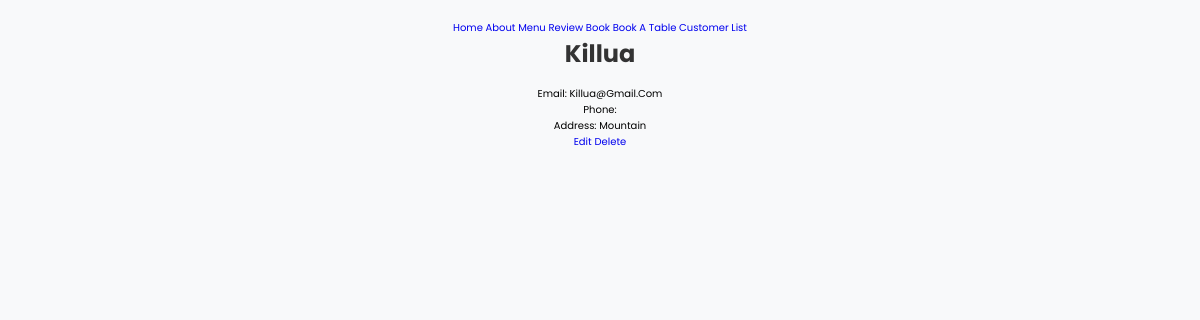
/customer/7/, run on the app's committed database.
### app/models.py (models this page shows, shortened)
class Customer(models.Model):
    id = models.AutoField(primary_key=True)
    first_name = models.CharField(max_length=50)
    last_name = models.CharField(max_length=50)
    email = models.EmailField(unique=True)
    phone_number = models.CharField(max_length=20, blank=True)
    address = models.TextField(blank=True)

### app/views.py (the view)
# urls.py: path('customer/<int:pk>/', CustomerDetailView.as_view(), name='customer_detail'),
class CustomerDetailView(DetailView):
    model = Customer
    template_name = 'app/customer_detail.html'
    context_object_name = 'customer'

### app/templates/app/customer_detail.html
{% extends 'app/base.html' %}
{% load static %}
{% block content %}
   <h1>{{ customer.first_name }}</h1>
    <p>Email: {{ customer.email }}</p>
    <p>Phone: {{ customer.phone }}</p>
    <p>Address: {{ customer.address }}</p>
    <a href="{% url 'customer_update' object.pk %}">Edit</a>
    <a href="{% url 'customer_delete' object.pk %}">Delete</a>
{% endblock content %}

### static/css/base.css (style rules this page uses)
body { font-family: Arial, sans-serif; background-color: #f8f9fa; margin: 0; padding: 20px; text-align: center; }
h1 { color: #333; font-size: 24px; margin-bottom: 15px; }

### static/css/home.css (style rules this page uses)
:root { --main-color:#443; --border-radius:95% 4% 97% 5%/4% 94% 3% 95%; --border-radius-hover:4% 95% 6% 95%/95% 4% 92% 5%; --border:.2rem solid var(--main-color); --border-hover:.2rem dashed var(--main-color); }
* { font-family: 'Poppins', sans-serif; margin:0; padding:0; box-sizing: border-box; outline: none; border:none; text-decoration: none; text-transform: capitalize; transition: all .2s linear; }
html { font-size: 62.5%; overflow-x: hidden; scroll-padding-top: 7rem; scroll-behavior: smooth; }

### data on the page
Customer: first_name "Killua", email "Killua@gmail.com", address "Mountain"
